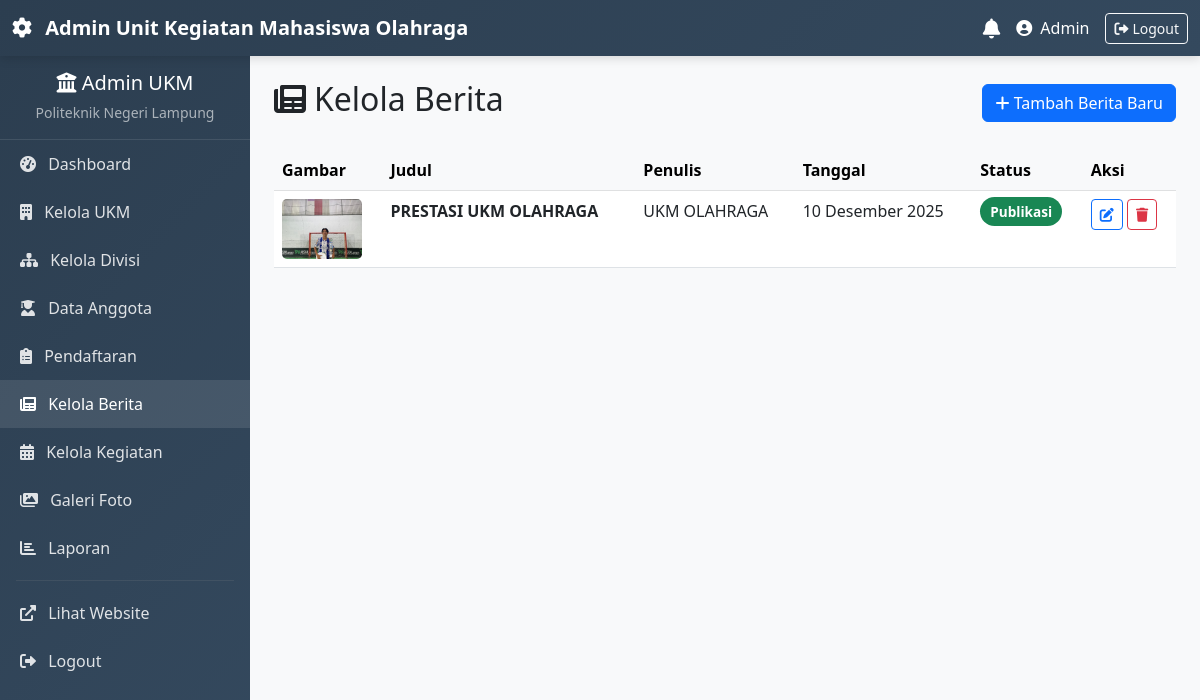
The app's page /admin/kelola_berita.php (signed in) with its own data.
### tables this page shows
CREATE TABLE `berita` (
  `id` int(11) NOT NULL,
  `ukm_id` int(11) DEFAULT NULL,
  `judul` varchar(200) NOT NULL,
  `konten` text DEFAULT NULL,
  `gambar` varchar(255) DEFAULT NULL,
  `penulis` varchar(100) DEFAULT NULL,
  `tanggal_publikasi` timestamp NOT NULL DEFAULT current_timestamp(),
  `status` enum('draft','published') DEFAULT 'draft'
);

### config/functions.php (called while the page is built, shortened)
<?php
function formatTanggal($tanggal) {
    $bulan = [
        1 => 'Januari', 2 => 'Februari', 3 => 'Maret', 4 => 'April',
        5 => 'Mei', 6 => 'Juni', 7 => 'Juli', 8 => 'Agustus',
        9 => 'September', 10 => 'Oktober', 11 => 'November', 12 => 'Desember'
    ];
    $split = explode('-', date('Y-n-j', strtotime($tanggal)));
    return $split[2] . ' ' . $bulan[(int)$split[1]] . ' ' . $split[0];
}

### admin/kelola_berita.php (the view, shortened to what this page needs)
<?php
require_once '../config/functions.php';
$database = new Database();
$db = $database->getConnection();
$ukm_id = (int)$_SESSION['ukm_id'];
$stmt = $db->prepare("
    SELECT * FROM berita
    WHERE ukm_id = ?
    ORDER BY tanggal_publikasi DESC
");
$stmt->execute([$ukm_id]);
$berita_list = $stmt->fetchAll(PDO::FETCH_ASSOC);
?>
<?php include 'layout.php'; ?>
<div class="p-4">
    <div class="d-flex justify-content-between align-items-center mb-4">
        <h2><i class="fas fa-newspaper me-2"></i>Kelola Berita</h2>
        <a href="tambah_berita.php" class="btn btn-primary">
            <i class="fas fa-plus"></i> Tambah Berita Baru
        </a>
    </div>
    <?php if (empty($berita_list)): ?>
        <div class="text-center py-5">
            <i class="fas fa-newspaper fa-3x text-muted mb-3"></i>
            <h5>Belum ada berita</h5>
            <p class="text-muted">Buat berita pertama Anda untuk <strong><?= htmlspecialchars($nama_ukm) ?></strong>.</p>
            <a href="tambah_berita.php" class="btn btn-primary">Buat Berita Sekarang</a>
        </div>
    <?php else: ?>
        <div class="table-responsive">
            <table class="table table-hover">
                <thead class="table-light">
                    <tr>
                        <th>Gambar</th>
                        <th>Judul</th>
                        <th>Penulis</th>
                        <th>Tanggal</th>
                        <th>Status</th>
                        <th>Aksi</th>
                    </tr>
                </thead>
                <tbody>
                    <?php foreach ($berita_list as $berita): ?>
                        <tr>
                            <td>
                                <?php if (!empty($berita['gambar'])): ?>
                                    <img src="../uploads/<?= htmlspecialchars($berita['gambar']) ?>" class="news-thumb">
                                <?php else: ?>
                                    <span class="text-muted">–</span>
                                <?php endif; ?>
                            </td>
                            <td>
                                <strong><?= htmlspecialchars(substr($berita['judul'], 0, 50)) ?></strong>
                            </td>
                            <td><?= htmlspecialchars($berita['penulis']) ?></td>
                            <td><?= formatTanggal($berita['tanggal_publikasi']) ?></td>
                            <td>
                                <?php if ($berita['status'] === 'published'): ?>
                                    <span class="status-badge bg-success text-white">Publikasi</span>
                                <?php else: ?>
                                    <span class="status-badge bg-warning text-dark">Draft</span>
                                <?php endif; ?>
                            </td>
                            <td>
                                <a href="edit_berita.php?id=<?= $berita['id'] ?>" class="btn btn-sm btn-outline-primary" title="Edit">
                                    <i class="fas fa-edit"></i>
                                </a>
                                <a href="kelola_berita.php?action=delete&id=<?= $berita['id'] ?>"
                                   class="btn btn-sm btn-outline-danger"
                                   title="Hapus"
                                   onclick="return confirm(<?= json_encode('Yakin hapus berita "' . addslashes($berita['judul']) . '"?') ?>)">
                                    <i class="fas fa-trash"></i>
                                </a>
                            </td>
                        </tr>
                    <?php endforeach; ?>
                </tbody>
            </table>
        </div>
    <?php endif; ?>
</div>
<?php include 'footer.php'; ?>

### admin/layout.php (style rules this page uses)
body { overflow: hidden; }

### admin/kelola_berita.php (style rules this page uses)
.news-thumb { width: 80px; height: 60px; object-fit: cover; border-radius: 5px; }
.status-badge { padding: 5px 10px; border-radius: 15px; font-size: 0.85em; font-weight: bold; }

### records on screen
berita: gambar (picture), judul "PRESTASI UKM OLAHRAGA", penulis "UKM OLAHRAGA", tanggal_publikasi "10 Desember 2025", status "Publikasi"

### other values on screen
$nama_ukm "Unit Kegiatan Mahasiswa Olahraga"
$_SESSION['user_name'] "Admin"
